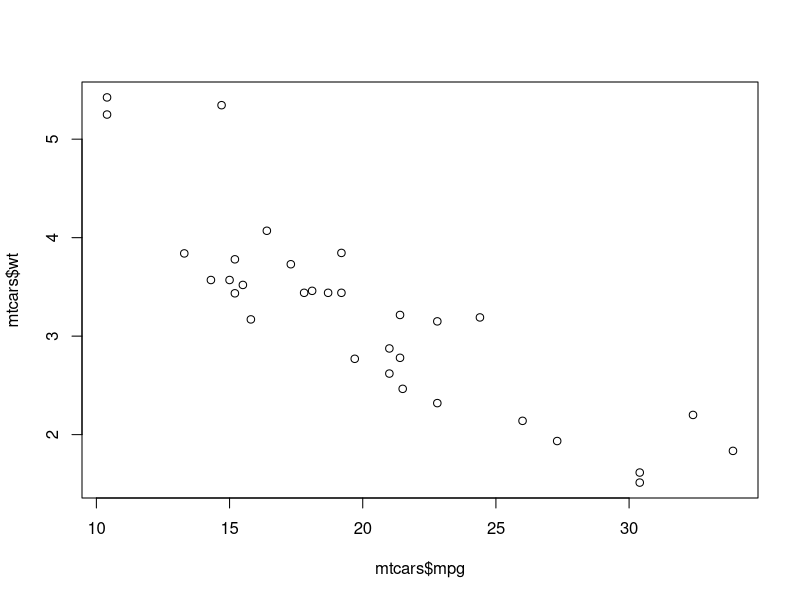
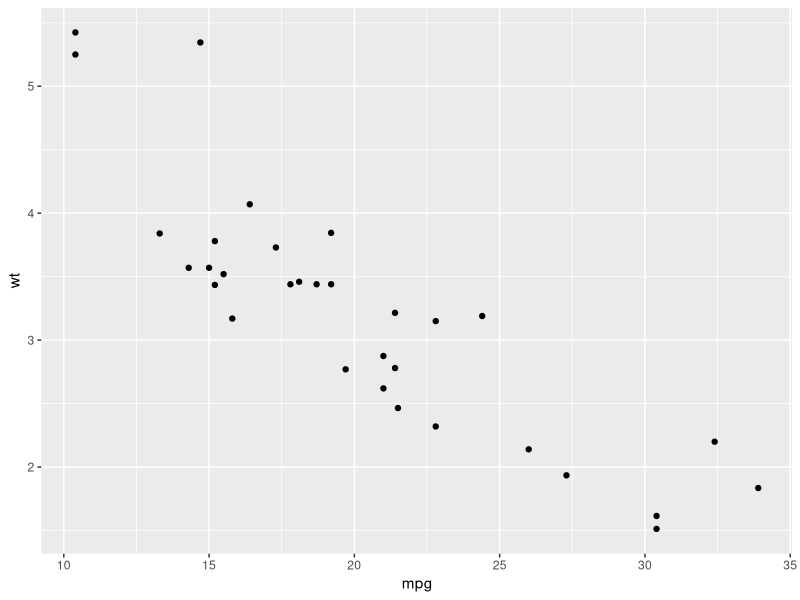
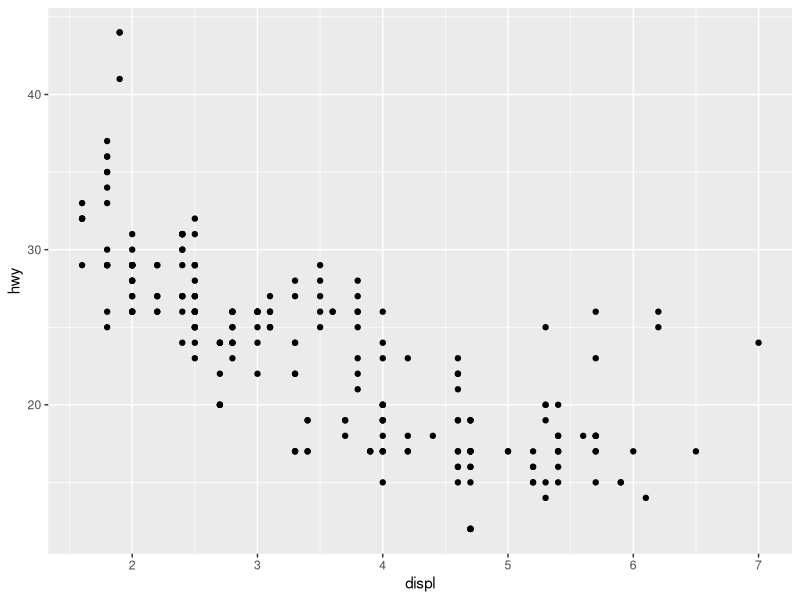
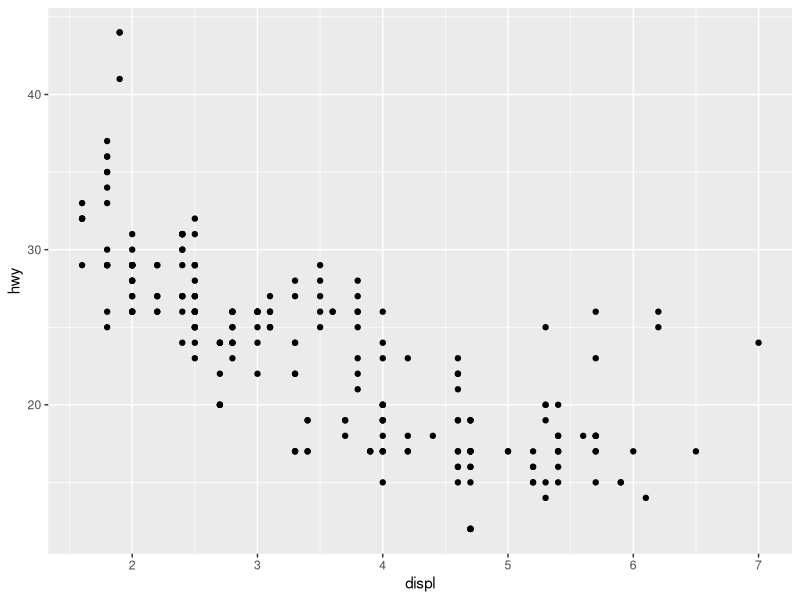
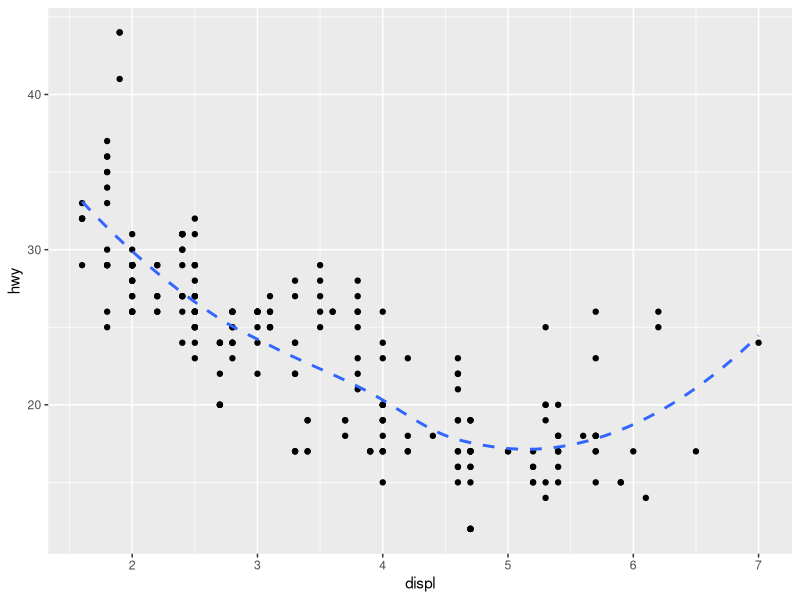
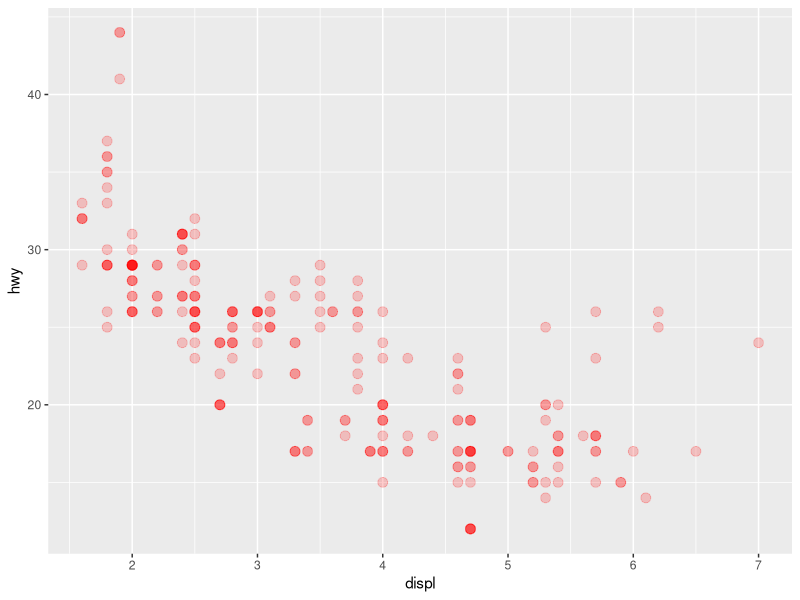
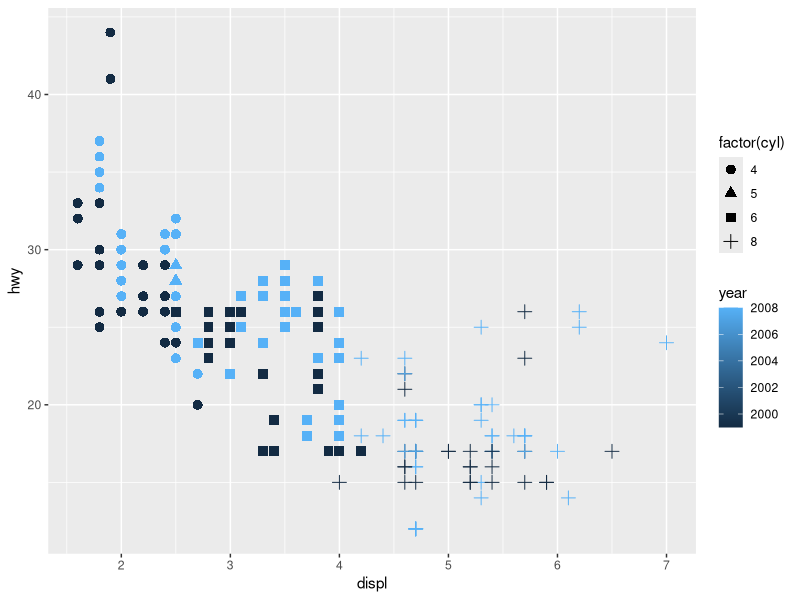
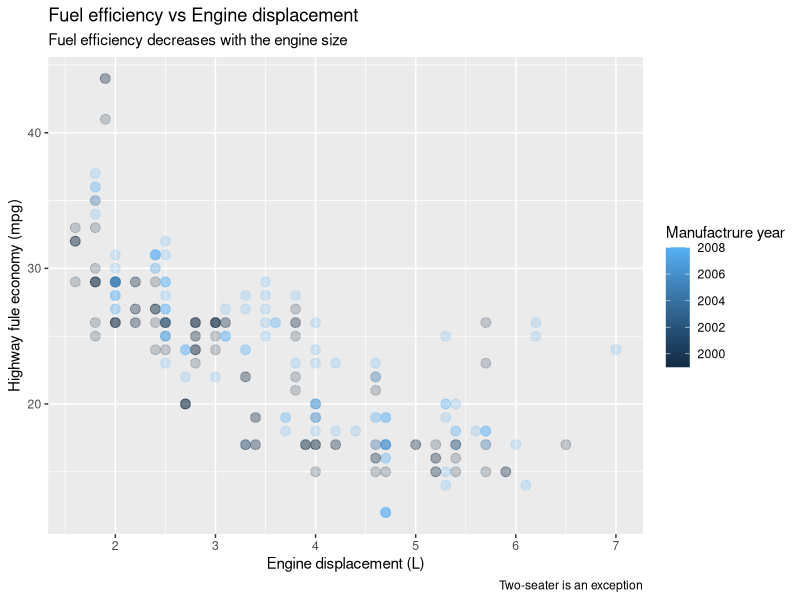

These figures' R source, in order:
## ---- chunk 1
library(ggplot2)
## ---- chunk 2
head(mtcars)
str(mtcars)
## ---- chunk 3
plot(x=mtcars$mpg, y=mtcars$wt)

ggplot(data = mtcars, mapping = aes(x=mpg,y=wt)) + 
  geom_point()
## ---- chunk 4
help.search("geom_", package = "ggplot2")
## ---- chunk 5
help.search("geom_", package = "ggplot2")

## ---- chunk 6
?mpg
## ---- chunk 7
ggplot(data=mpg, aes(x=displ, y=hwy)) + 
  geom_point()
## ---- chunk 8
# can be saved in a vector first, then print it. Like -
p1 <- ggplot(data=mpg, aes(x=displ, y=hwy)) + geom_point()
# now invoke it
p1

# or 
p <- ggplot(data=mpg, aes(x=displ, y=hwy)) # saved as a base plot variable. I will call p and add different layer on it.
p2 <- p + geom_point() 
p3 <- p + geom_line()
p4 <- p + geom_smooth()
p5 <- p2 + geom_smooth(se = F, linetype="dashed")
p5
## ---- chunk 9
p + geom_point(colour="red", alpha = 0.2, size = 3) # outside aes(), affects the same for all
p + geom_point(aes(colour=year, shape=factor(cyl)), size = 3) # inside aes(), affects accordingly
## ---- chunk 10

p + 
  geom_point(aes(colour=year), size = 3, alpha = 0.2) +
  #geom_text(aes(label=model)) + # may be not a good idea now.
  labs(
    title = "Fuel efficiency vs Engine displacement",
    subtitle = "Fuel efficiency decreases with the engine size",
    caption = "Two-seater is an exception",
    x = "Engine displacement (L)",
    y = "Highway fule economy (mpg)",
    colour = "Manufactrure year"
  )
## ---- chunk 11

p + 
  geom_point(aes(colour=class), size = 3, position = "jitter") # introducing jitter here. For controlling the amount of movements, you can use geom_jitter()
## ---- chunk 12
p + 
  geom_point(aes(colour=class), size = 3, alpha = 0.2) +
  scale_x_continuous(name = "x-axis label changed", breaks = seq(0,10,by=5),limits = c(0,10)) +
  scale_y_continuous(trans = "reverse")

p + 
  geom_point(aes(colour=class), size = 3, alpha = 0.2) +
  scale_colour_brewer(palette = "Set1") # scale_colour is a widely used one

## ---- chunk 13

p + 
  geom_point(aes(colour=class), size = 3, alpha = 0.2) +
  theme(legend.position = "left")

p + 
  geom_point(aes(colour=class), size = 3, alpha = 0.2) +
  theme(legend.position = "none") 

## ---- chunk 14
p + 
  geom_point(aes(colour=class), size = 3, alpha = 0.2) +
  facet_wrap(~ class, ncol = 2)

p + 
  geom_point(aes(colour=class), size = 3, alpha = 0.2) +
  facet_grid(~ class) # if there were any blank plot, won't be plotted here
## ---- chunk 15
p + 
  geom_point(aes(colour=class), size = 3, alpha = 0.2) +
  theme_void()
## ---- chunk 16
ggplot(data=diamonds) +
  geom_bar(mapping = aes(x=cut))

## ---- chunk 17
ggplot(data=diamonds) +
  geom_bar(mapping = aes(x=cut, fill=cut))
## ---- chunk 18
ggplot(data=diamonds) +
  geom_bar(mapping = aes(x=cut, fill=clarity))
## ---- chunk 19
ggplot(data=diamonds) +
  geom_bar(mapping = aes(x=cut, fill=clarity), position = "identity")
## ---- chunk 20
ggplot(data=diamonds) +
  geom_bar(mapping = aes(x=cut, fill=clarity), position = "identity", alpha = 0.2)

ggplot(data=diamonds) +
  geom_bar(mapping = aes(x=cut, colour=clarity), position = "identity", fill=NA) # mind the change of colour and fill
## ---- chunk 21
ggplot(data=diamonds) +
  geom_bar(mapping = aes(x=cut, fill=clarity), position = "fill")
## ---- chunk 22
ggplot(data=diamonds) +
  geom_bar(mapping = aes(x=cut, fill=clarity), position = "dodge")

## ---- chunk 23
ggplot(mpg, aes(class, hwy)) +
  geom_boxplot() +
  coord_flip()

ggplot(mpg, aes(class, hwy)) +
  geom_boxplot() +
  coord_polar()
# Please don't plot boxplot in this way in real-life.
## ---- chunk 24

# install.packages("ggplot2")
# load package and data
options(scipen=999)  # turn-off scientific notation like 1e+48
library(ggplot2)
theme_set(theme_bw())  # pre-set the bw theme.
data("midwest", package = "ggplot2")
# midwest <- read.csv("http://goo.gl/G1K41K")  # bkup data source

# Scatterplot
gg <- ggplot(midwest, aes(x=area, y=poptotal)) + 
  geom_point(aes(col=state, size=popdensity)) + 
  geom_smooth(method="loess", se=F) + 
  xlim(c(0, 0.1)) + 
  ylim(c(0, 500000)) + 
  labs(subtitle="Area Vs Population", 
       y="Population", 
       x="Area", 
       title="Scatterplot", 
       caption = "Source: midwest")

plot(gg)
